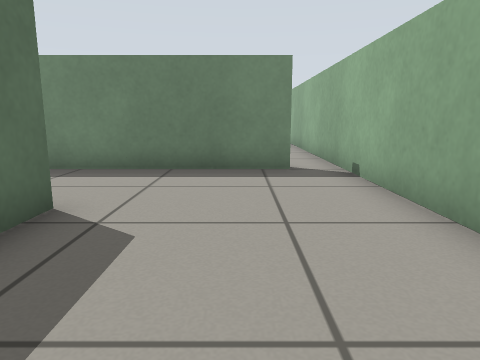
[1] (above)

23 first-person views from a walk through a robot-simulator world made for Gazebo. The camera is 0.54 m above the floor, tilts 10° down and sees 70° across. The floor is counted in squares, 0.5 m on a side. Each view is taken from the middle of a square. On the plan, view 1 faces up. The plan holds only what a view shows up to about 13 squares ahead; the rest is blank.

[2]
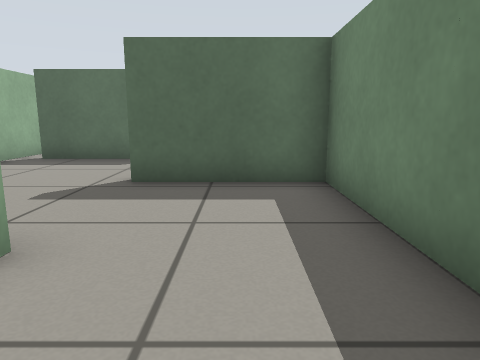

[3]
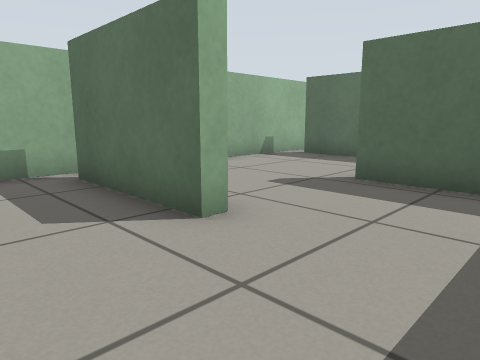

[4]
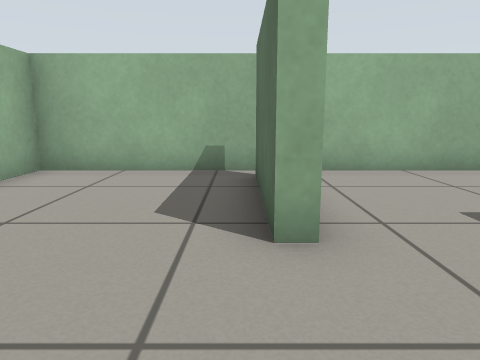

[5]
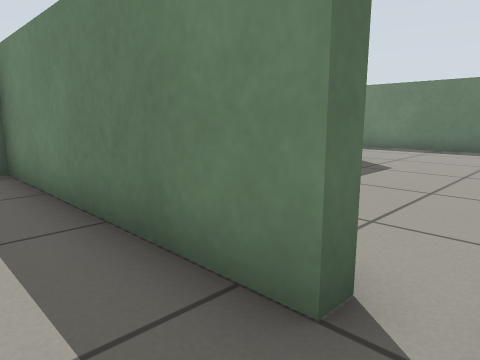

[6]
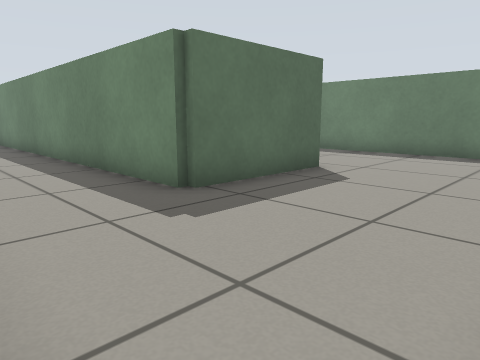

[7]
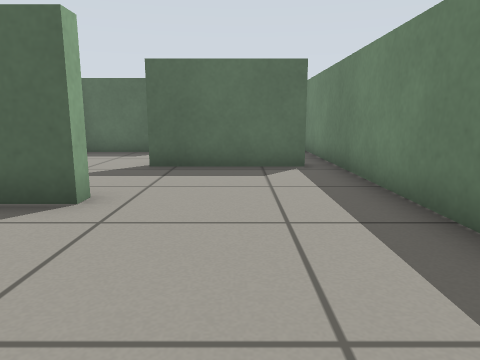

[8]
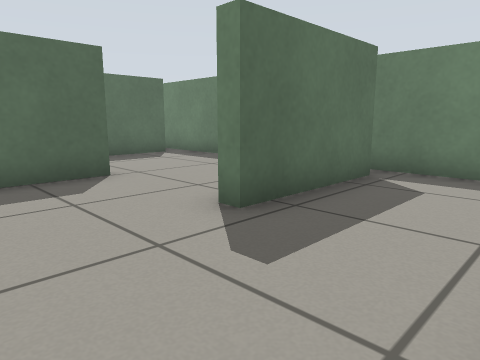

[9]
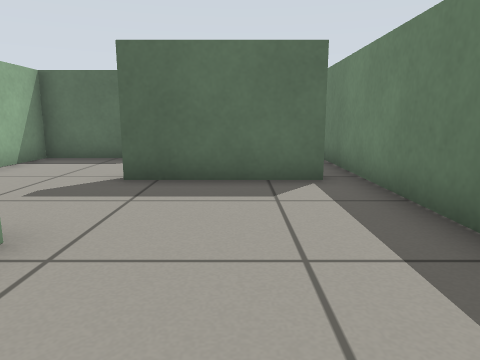

[10]
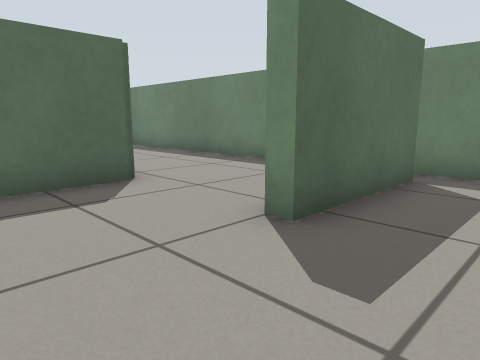

[11]
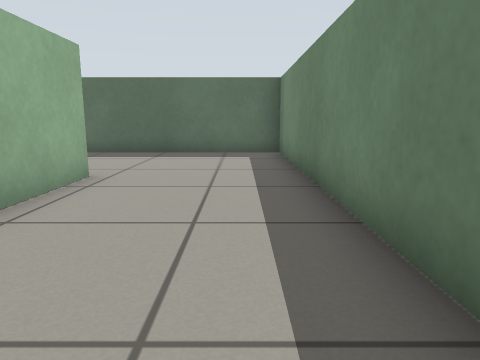

[12]
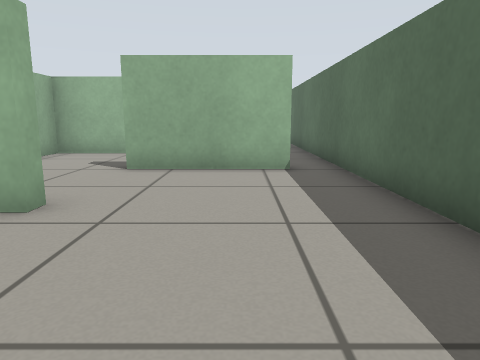

[13]
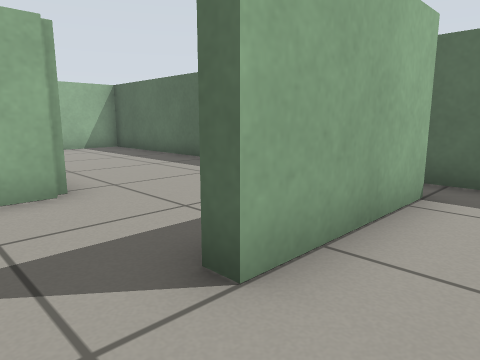

[14]
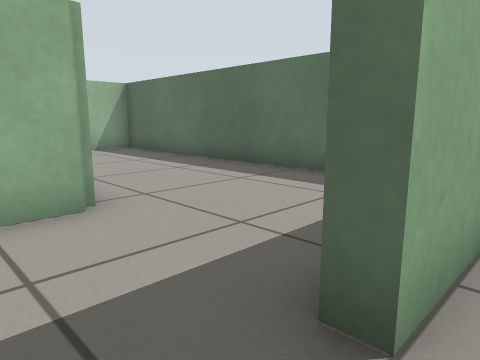

[15]
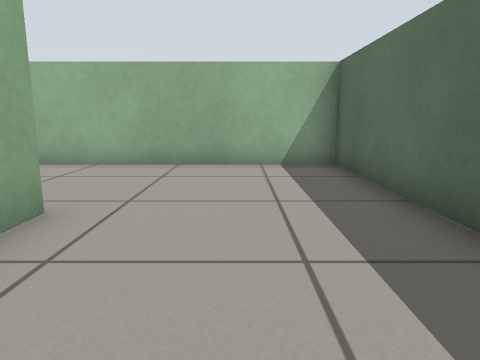

[16]
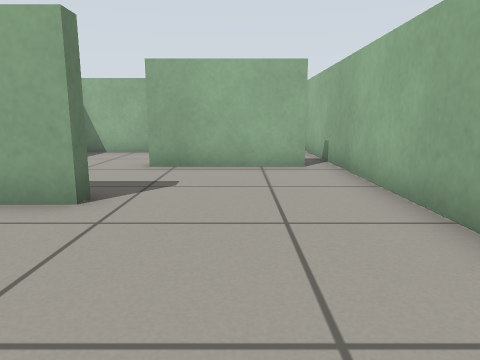

[17]
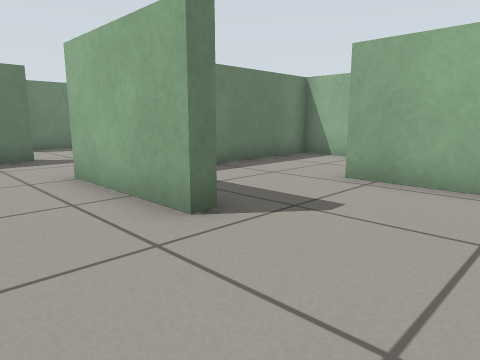

[18]
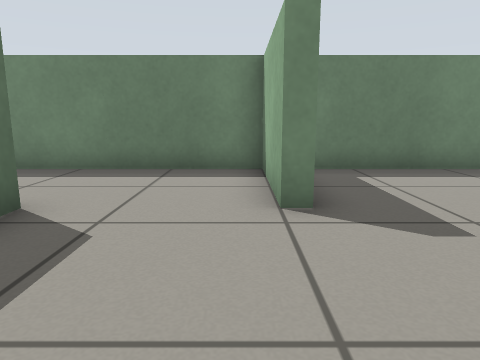

[19]
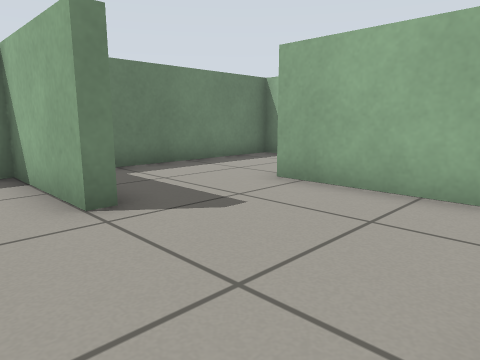

[20]
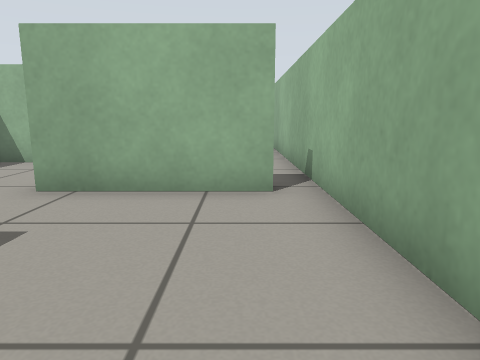

[21]
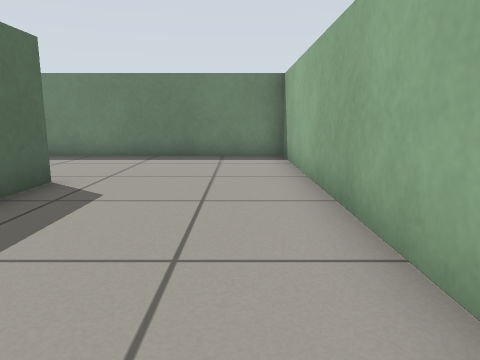

[22]
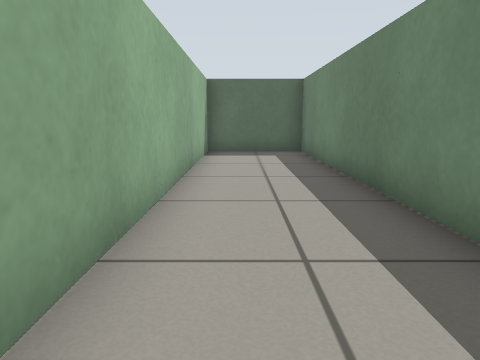

[23]
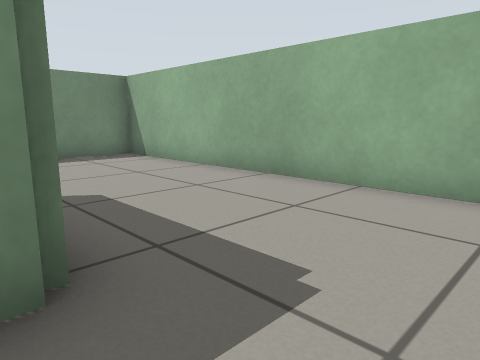

### Floor plan
Points are (right, up) in squares from view 1. A wall is a line through its corners. A room is listed if a view was taken in it or the views show most of it. See-through windows are left out.
Room 1 (views 1, 2, 3, 4, 5, 6, 7, 8, 9, 10, 11, 12, 13, 14, 15, 16, 17, 18, 19, 20, 21, 22, 23)
walls: (-9.5, 15) (-9.5, 11.8); (-13, 4.1) (-13.5, 4.1) (-13.5, 7.5) (-19, 7.5); (-6.3, 6.2) (-6.3, 7.5) (-12.4, 7.5); (-16.7, 15) (-16.7, 11.5) (-14.8, 11.5); (-9.5, 3) (-9.5, 0.5); (-16.7, 4.1) (-16.7, 3.6); (-18.2, 14.7) (-19.6, 14.7); (-13.1, 18.6) (-13.1, 14.9) (-13.5, 14.9); (-20.5, 14.6) (-20.5, 15.1) (-18, 15.1); (-9.9, 0.4) (-9.9, 4.1); (-20.2, 4.1) (-20.7, 4.1) (-20.7, 7.9) (-17.1, 7.9) (-17.1, 8.9); (-2.8, 14.9) (-2.3, 14.9) (-2.3, 11.1) (-16.7, 11.1) (-16.7, 7.9) (-6.4, 7.9); (-5.9, 18.6) (-5.9, 14.9) (-6.4, 14.9); (-17.1, 0.4) (-17.1, 4.1); (-2.8, 4.1) (-2.3, 4.1) (-2.3, 0.5); (-24.1, 11.5) (-20.5, 11.5) (-20.5, 11.1) (-21.2, 11.1); (1.1, 8) (1.1, 7.5) (-5.9, 7.5) (-5.9, 4); (2.3, 3.1) (2.3, 19.3) (-25.3, 19.3) (-25.3, -0.3) (2.3, -0.3) (2.3, 1)

Positions as (right, up) in squares from view 1, and headings:
1: (0, 0), facing up
2: (0, 6), facing left
3: (0, 7), facing down-left
4: (-2, 7), facing down
5: (2, 6), facing up-left
6: (2, 8), facing up-left
7: (2, 17), facing left
8: (-3, 12), facing up-left
9: (-7, 17), facing left
10: (-11, 12), facing up-left
11: (-14, 18), facing left
12: (-23, 19), facing down
13: (-19, 13), facing down-left
14: (-19, 12), facing down-left
15: (-23, 8), facing down
16: (-25, 2), facing right
17: (-23, 1), facing up-right
18: (-14, 0), facing up
19: (-15, 0), facing up-right
20: (-15, 1), facing right
21: (1, 9), facing up
22: (-5, 9), facing left
23: (-3, 9), facing up-right
